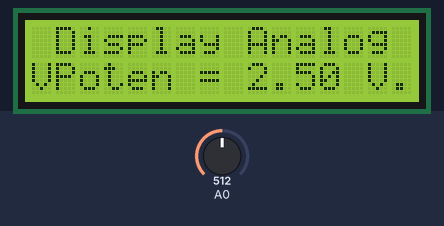
This sketch was run on a simulated Arduino Uno, built with avr-gcc and run on an emulated ATmega328P. On the bench: 16×2 character LCD. The inputs (shaded band) are chosen by the test bench; at power-on: A0 = 512.

Above: at 1.2 s.
1.3 s: A0 set to 716
At 1.9 s:
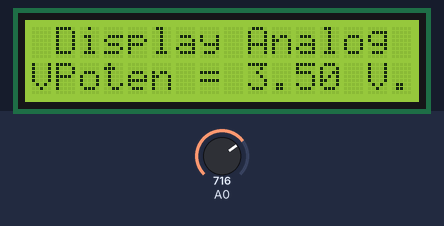
4.3 s: A0 set to 900
At 5.0 s:
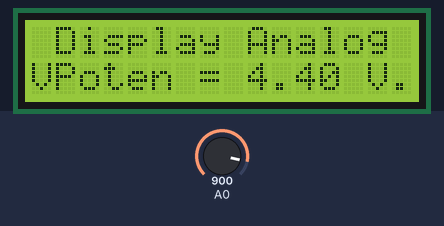
6.1 s: A0 set to 1023
At 6.5 s:
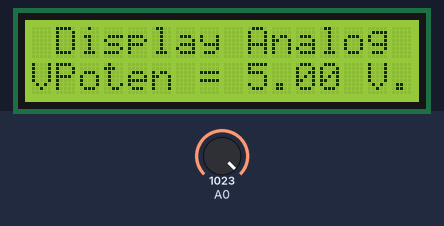
Timing chart, 0 to 9.1 s (numbered marks = the images above; inputs shaded):
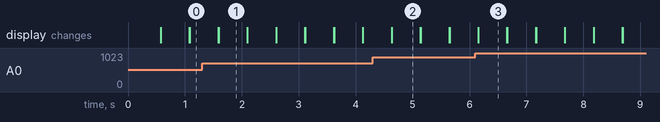

The sketch:

LAB10Checkpoint1.ino
```cpp
#include <LiquidCrystal.h>
LiquidCrystal lcd(8,9,10,11,12,13); // RS,E,D4,D5,D6,D7
int analog;
float voltage;
void setup() {
 lcd.begin(16,2); // 16 chars on 2 lines
 lcd.clear();
 pinMode(14, INPUT);
}
void loop() {
 analog = analogRead(14);
 //voltage = analog * (5.0/1023.0);
 voltage =(analog /1023.00)*5;
 lcd.setCursor(0, 0);
 lcd.print(" Display Analog ");
 lcd.setCursor(0, 1);
 lcd.print("VPoten = ");
 lcd.print(voltage);
 lcd.print(" V.");
 delay(500);
 lcd.clear();
}
```

Measured:
- after the input at 1.3 s, the display: first differs from a run without the input after 0.29 s (image 1)
- after the input at 4.3 s, the display: first differs from a run without the input after 0.33 s (image 2)
- after the input at 6.1 s, the display: first differs from a run without the input after 0.06 s (image 3)
- what the display in image 1 shows lasts 0.5 s, from 1.6 s to 2.1 s
